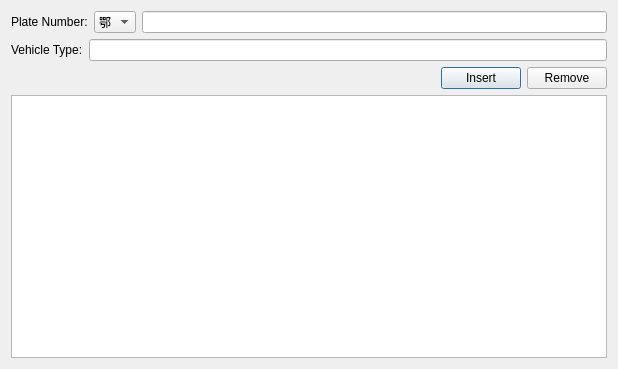
<?xml version="1.0" encoding="UTF-8"?>
<ui version="4.0">
 <class>vehicleRegisterDialog</class>
 <widget class="QDialog" name="vehicleRegisterDialog">
  <property name="geometry">
   <rect>
    <x>0</x>
    <y>0</y>
    <width>618</width>
    <height>369</height>
   </rect>
  </property>
  <property name="windowTitle">
   <string>Dialog</string>
  </property>
  <layout class="QVBoxLayout" name="verticalLayout">
   <item>
    <layout class="QHBoxLayout" name="horizontalLayout">
     <item>
      <widget class="QLabel" name="label">
       <property name="text">
        <string>Plate Number:</string>
       </property>
      </widget>
     </item>
     <item>
      <widget class="QComboBox" name="provinceShortNameComboBox">
       <item>
        <property name="text">
         <string>鄂</string>
        </property>
       </item>
       <item>
        <property name="text">
         <string>京</string>
        </property>
       </item>
       <item>
        <property name="text">
         <string>津</string>
        </property>
       </item>
       <item>
        <property name="text">
         <string>沪</string>
        </property>
       </item>
       <item>
        <property name="text">
         <string>渝</string>
        </property>
       </item>
       <item>
        <property name="text">
         <string>冀</string>
        </property>
       </item>
       <item>
        <property name="text">
         <string>晋</string>
        </property>
       </item>
       <item>
        <property name="text">
         <string>辽</string>
        </property>
       </item>
       <item>
        <property name="text">
         <string>吉</string>
        </property>
       </item>
       <item>
        <property name="text">
         <string>黑</string>
        </property>
       </item>
       <item>
        <property name="text">
         <string>苏</string>
        </property>
       </item>
       <item>
        <property name="text">
         <string>浙</string>
        </property>
       </item>
       <item>
        <property name="text">
         <string>皖</string>
        </property>
       </item>
       <item>
        <property name="text">
         <string>闽</string>
        </property>
       </item>
       <item>
        <property name="text">
         <string>赣</string>
        </property>
       </item>
       <item>
        <property name="text">
         <string>鲁</string>
        </property>
       </item>
       <item>
        <property name="text">
         <string>豫</string>
        </property>
       </item>
       <item>
        <property name="text">
         <string>湘</string>
        </property>
       </item>
       <item>
        <property name="text">
         <string>粤</string>
        </property>
       </item>
       <item>
        <property name="text">
         <string>琼</string>
        </property>
       </item>
       <item>
        <property name="text">
         <string>川</string>
        </property>
       </item>
       <item>
        <property name="text">
         <string>贵</string>
        </property>
       </item>
       <item>
        <property name="text">
         <string>云</string>
        </property>
       </item>
       <item>
        <property name="text">
         <string>陕</string>
        </property>
       </item>
       <item>
        <property name="text">
         <string>甘</string>
        </property>
       </item>
       <item>
        <property name="text">
         <string>青</string>
        </property>
       </item>
       <item>
        <property name="text">
         <string>藏</string>
        </property>
       </item>
       <item>
        <property name="text">
         <string>桂</string>
        </property>
       </item>
       <item>
        <property name="text">
         <string>蒙</string>
        </property>
       </item>
       <item>
        <property name="text">
         <string>宁</string>
        </property>
       </item>
       <item>
        <property name="text">
         <string>新</string>
        </property>
       </item>
       <item>
        <property name="text">
         <string>琼</string>
        </property>
       </item>
      </widget>
     </item>
     <item>
      <widget class="QLineEdit" name="inputPlateNumberLineEdit"/>
     </item>
    </layout>
   </item>
   <item>
    <layout class="QHBoxLayout" name="horizontalLayout_2">
     <item>
      <widget class="QLabel" name="label_2">
       <property name="text">
        <string>Vehicle Type:</string>
       </property>
      </widget>
     </item>
     <item>
      <widget class="QLineEdit" name="inputVehicleTypeLineEdit"/>
     </item>
    </layout>
   </item>
   <item>
    <layout class="QHBoxLayout" name="horizontalLayout_3">
     <item>
      <spacer name="horizontalSpacer">
       <property name="orientation">
        <enum>Qt::Horizontal</enum>
       </property>
       <property name="sizeHint" stdset="0">
        <size>
         <width>40</width>
         <height>20</height>
        </size>
       </property>
      </spacer>
     </item>
     <item>
      <widget class="QPushButton" name="insertPushButton">
       <property name="text">
        <string>Insert</string>
       </property>
      </widget>
     </item>
     <item>
      <widget class="QPushButton" name="removePushButton">
       <property name="text">
        <string>Remove</string>
       </property>
      </widget>
     </item>
    </layout>
   </item>
   <item>
    <widget class="QTableWidget" name="vehicleShowTableWidget"/>
   </item>
  </layout>
 </widget>
 <resources/>
 <connections/>
</ui>
